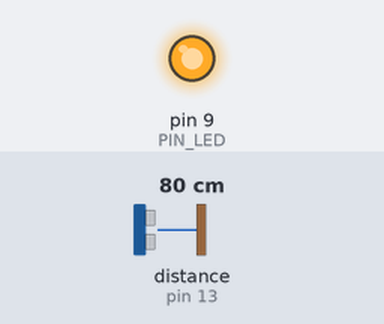
Recording of a sketch running on a simulated Arduino Uno, built with avr-gcc and run on an emulated ATmega328P. Parts: output pins drawn as LEDs (lit = HIGH). Wiring (inferred from the names in the program): ultrasonic range finder: trigger pin 12; echo pin 13. The inputs (shaded band) are chosen by the test bench; at power-on: distance to the obstacle (sensor on pin 13) 80 cm. The echo pulse lasts 58.3 µs per cm; pins used as bus, display or sensor lines are not drawn; what the sketch prints to the serial monitor is not drawn.

Above: at 1.2 s.
1.3 s: distance to the obstacle (sensor on pin 13) set to 97 cm
4.3 s: distance to the obstacle (sensor on pin 13) set to 103 cm
Timing chart, 0 to 7.3 s (numbered marks = the images above; inputs shaded):
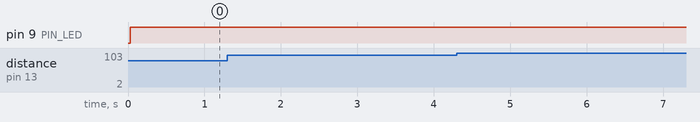

The sketch:

08_example_2.ino
```cpp
// Arduino pin assignment
#define PIN_LED  9
#define PIN_TRIG 12   // sonar sensor TRIGGER
#define PIN_ECHO 13   // sonar sensor ECHO

// configurable parameters
#define SND_VEL 346.0     // sound velocity at 24 celsius degree (unit: m/sec)
#define INTERVAL 25       // sampling interval (unit: msec)
#define PULSE_DURATION 10 // ultra-sound Pulse Duration (unit: usec)

#define MIN_DISTANCE 100.0   // minimum distance to be measured (unit: mm)
#define MAX_DISTANCE 300.0   // maximum distance to be measured (unit: mm)

#define TIMEOUT ((INTERVAL / 2) * 1000.0) // maximum echo waiting time (unit: usec)
#define SCALE (0.001 * 0.5 * SND_VEL)     // coefficient to convert duration to distance

unsigned long last_sampling_time;   // unit: msec

void setup() {
  // initialize GPIO pins
  pinMode(PIN_LED, OUTPUT);
  pinMode(PIN_TRIG, OUTPUT);  // sonar TRIGGER
  pinMode(PIN_ECHO, INPUT);   // sonar ECHO
  digitalWrite(PIN_TRIG, LOW);  // turn-off Sonar

  // initialize serial port
  Serial.begin(9600);
}

void loop() {
  float distance;

  // wait until next sampling time. // polling
  // millis() returns the number of milliseconds since the program started.
  //    will overflow after 50 days.
  if (millis() < (last_sampling_time + INTERVAL))
    return;

  distance = USS_measure(PIN_TRIG, PIN_ECHO); // read distance

  if (distance < MIN_DISTANCE || distance > MAX_DISTANCE) {
    analogWrite(PIN_LED, 255);  // LED OFF
  }
  else if ((distance >= 150 && distance <= 160) || (distance >= 240 && distance <= 250)) {
    analogWrite(PIN_LED, 127);  // LED 50% brightness
  }
  else if (distance <= 200) {
    analogWrite(PIN_LED, (int)((200 - distance) * (255.0 / 100.0)));
  }
  else {
    analogWrite(PIN_LED, (int)((distance - 200) * (255.0 / 100.0)));
  }

  // output the distance to the serial port
  Serial.print("Min:");        Serial.print(MIN_DISTANCE);
  Serial.print(", distance:"); Serial.print(distance);
  Serial.print(", Max:");       Serial.print(MAX_DISTANCE);
  Serial.println("");

  // update last sampling time
  last_sampling_time += INTERVAL;
}

// get a distance reading from USS. return value is in millimeter.
float USS_measure(int TRIG, int ECHO)
{
  digitalWrite(TRIG, HIGH);
  delayMicroseconds(PULSE_DURATION);
  digitalWrite(TRIG, LOW);

  return pulseIn(ECHO, HIGH, TIMEOUT) * SCALE; // unit: mm

  // Pulse duration to distance conversion example (target distance = 17.3m)
  // - pulseIn(ECHO, HIGH, timeout) returns microseconds (음파의 왕복 시간)
  // - 편도 거리 = (pulseIn() / 1,000,000) * SND_VEL / 2 (미터 단위)
  //   mm 단위로 하려면 * 1,000이 필요 ==>  SCALE = 0.001 * 0.5 * SND_VEL
  //
  // - 예, pulseIn()이 100,000 이면 (= 0.1초, 왕복 거리 34.6m)
  //        = 100,000 micro*sec * 0.001 milli/micro * 0.5 * 346 meter/sec
  //        = 100,000 * 0.001 * 0.5 * 346
  //        = 17,300 mm  ==> 17.3m
}
```

Measured:
- after the input at 1.3 s, every drawn part: stays the same
- after the input at 4.3 s, every drawn part: stays the same
